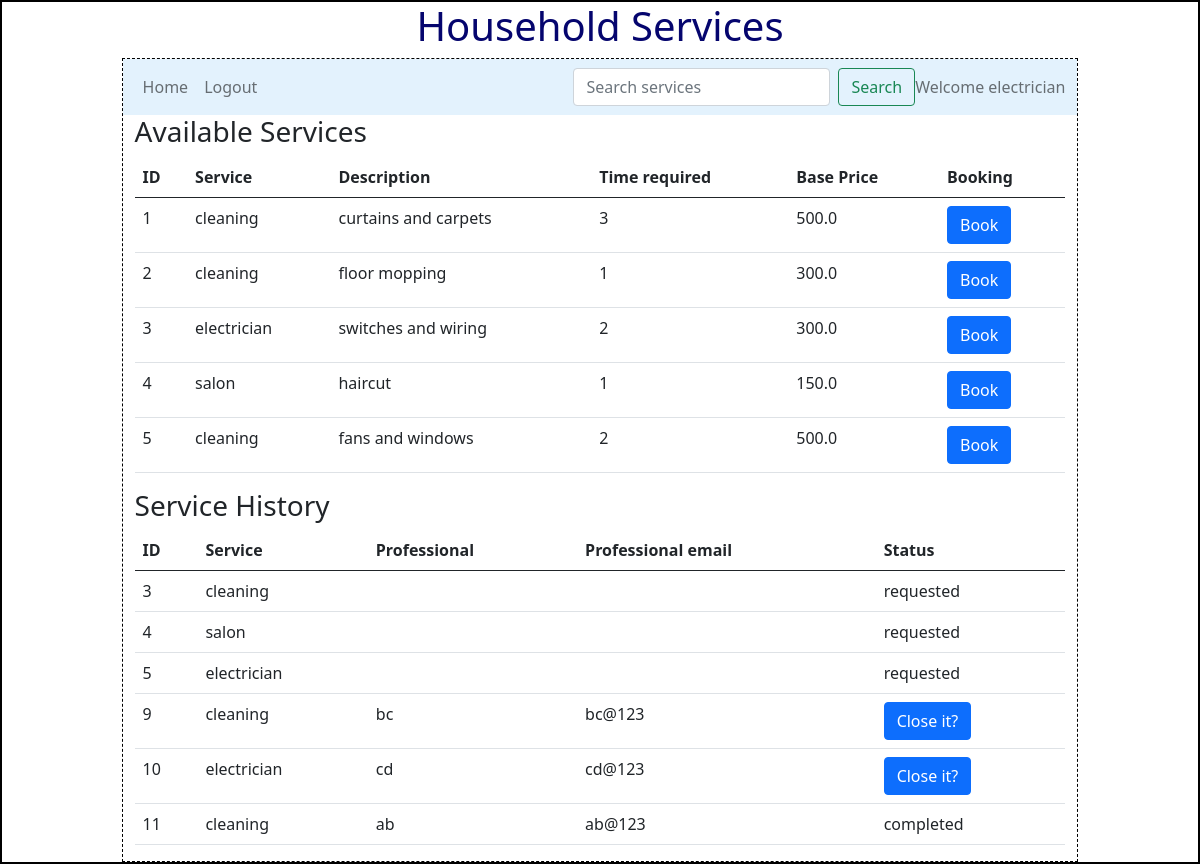
The page /customer/electrician/3 on the database its author committed.
### backend/models.py (models this page shows)
class Services(db.Model):
    __tablename__="services"
    service_id=db.Column(db.Integer,primary_key=True)
    name=db.Column(db.String,nullable=False)
    price=db.Column(db.Float,nullable=False)
    description=db.Column(db.String,unique=True,nullable=False)
    time_required=db.Column(db.Integer,nullable=False)
    service_professionals=db.relationship("Professional",cascade="all,delete",backref="services",lazy=True)
    service_service_requests=db.relationship("Service_requests",cascade="all,delete",backref="services",lazy=True)

class Service_requests(db.Model):
    __tablename__="service_requests"
    request_id=db.Column(db.Integer,primary_key=True)
    service_id=db.Column(db.Integer,db.ForeignKey("services.service_id"),nullable=False)
    customer_id=db.Column(db.Integer,db.ForeignKey("customer.customer_id"),nullable=False)
    professional_id=db.Column(db.Integer,db.ForeignKey("professional.professional_id"))
    date_requested=db.Column(db.DateTime,nullable=False)
    date_completed=db.Column(db.DateTime)
    status=db.Column(db.String,default="requested",nullable=False)
    rating=db.Column(db.Integer)
    remarks=db.Column(db.String)
    request_professional=db.relationship("Professional", backref="service_requests", lazy=True)
    request_customer=db.relationship("Customer",backref="service_requests",lazy=True)
    request_service=db.relationship("Services",backref="service_requests",lazy=True)

class Professional(db.Model):
    __tablename__="professional"
    professional_id=db.Column(db.Integer,primary_key=True)
    email=db.Column(db.String,db.ForeignKey("user.user_id"),nullable=False)
    full_name=db.Column(db.String,nullable=False)
    pin_code=db.Column(db.Integer,nullable=False)
    experience=db.Column(db.Integer,nullable=False)
    service_id=db.Column(db.Integer,db.ForeignKey("services.service_id"),nullable=False)
    count=db.Column(db.Integer,default=0,nullable=False)
    rating=db.Column(db.Integer)
    professional_requests=db.relationship("Service_requests",cascade="all,delete",backref="professional",lazy=True)
    professional_services = db.relationship("Services", backref="professional", lazy=True)

### backend/controllers.py (the view)
@app.route("/customer/<name>/<id>", methods=["GET", "POST"])
def customer_dashboard(name,id):
    services=get_services()
    customer_requests=get_customer_requests(id)
    return render_template("customer_dashboard.html",customer_requests=customer_requests,services=services,name=name,id=id)

### backend/controllers.py (called while the page is built)
def get_services():
    services=Services.query.all()
    return services

def get_customer_requests(id):
    customer_requests=Service_requests.query.filter_by(customer_id=id).all()
    return customer_requests

### templates/customer_dashboard.html
{%extends "customer_home_layout.html"%}
{%block content%}
<div class="container">
    <div><h3>Available Services</h3></div>
    {%if services%}
    <table class="table">
        <thead>
          <tr>
            <th scope="col">ID</th>
            <th scope="col">Service</th>
            <th scope="col">Description</th>
            <th scope="col">Time required</th>
            <th scope="col">Base Price</th>
            <th scope="col">Booking</th>
          </tr>
        </thead>
        <tbody>
            {%for service in services%}
          <tr>
            <td>{{service.service_id}}</td>
            <td>{{service.name}}</td>
            <td>{{service.description}}</td>
            <td>{{service.time_required}}</td>
            <td>{{service.price}}</td>
            <td><a class="btn btn-primary" href="/customer/{{name}}/{{id}}/{{service.service_id}}/book" type="button">Book</a></td>
          </tr>
          {%endfor%}
        </tbody>
      </table>
      {%else%}
      <div>No services available..</div>
      {%endif%}
  </div>
  <div class="container">
    <div><h3>Service History</h3></div>
    {%if customer_requests%}
    <table class="table">
      <thead>
        <tr>
          <th scope="col">ID</th>
          <th scope="col">Service</th>
          <th scope="col">Professional</th>
          <th scope="col">Professional email</th>
          <th scope="col">Status</th>
        </tr>
      </thead>
      <tbody>
        {%for request in customer_requests%}
        <tr>
          <td>{{request.request_id}}</td>
          <td>{{request.request_service.name}}</td>
          <td>{{request.request_professional.full_name}}</td>
          <td>{{request.request_professional.email}}</td>
          {%if request.status=="accepted"%}
          <td><a class="btn btn-primary" href="/customer/{{name}}/{{id}}/{{request.request_id}}/close" type="button">Close it?</a></td>
          {%else%}
          <td>{{request.status}}</td>
          {%endif%}
        </tr>
        {%endfor%}
      </tbody>
    </table>
    {%else%}
    <div>You have not used any services..</div>
    {%endif%}
  </div>
  {%endblock%}

### templates/customer_home_layout.html (shortened to what this page needs)
<!DOCTYPE html>
<html>
    <head>
        <link rel="stylesheet" href="/static/styles/main.css">
        <link href="https://cdn.jsdelivr.net/npm/bootstrap@5.0.2/dist/css/bootstrap.min.css" rel="stylesheet">
    </head>
    <body>
        <div class="my_container">
            <div class="center"><h1>Household Services</h1></div>
            <div class="my_panel">
                <nav class="navbar navbar-expand-lg navbar-light" style="background-color: #e3f2fd;">
                    <div class="container-fluid">
                      <div class="collapse navbar-collapse" id="navbarText">
                        <ul class="navbar-nav me-auto mb-2 mb-lg-0">
                          <li class="nav-item">
                            <a class="nav-link" href="/customer/{{name}}/{{id}}">Home</a>
                          </li>
                          <li class="nav-item">
                            <a class="nav-link" href="/login">Logout</a>
                          </li>
                        </ul>
                        <form class="d-flex" method="POST" action="/customer/{{name}}/{{id}}/search">
                          <input class="form-control me-2" type="search" placeholder="Search services" aria-label="Search" name="search_txt" id="search_txt">
                          <button class="btn btn-outline-success" type="submit">Search</button>
                        </form>
                        <span class="navbar-text">
                          <div>Welcome {{name}}</div>
                        </span>
                      </div>
                    </div>
                  </nav>
                  {%block content%}{%endblock%}
            </div>
        </div>
    </body>
</html>

### static/styles/main.css (style rules this page uses)
* { margin:0px; }
.my_container { border: 2px solid black; }
.my_panel { width: 80%; margin: auto; height: auto; border: 1px dashed black; }
.center { text-align: center; margin: auto; color: rgb(5,5,110) }

### rows shown on the page
Services: name "electrician", service_id "3", description "switches and wiring", time_required "2", price "300.0"
Services: service_id "1", name "cleaning", description "curtains and carpets", time_required "3", price "500.0"
Services: service_id "2", name "cleaning", description "floor mopping", time_required "1", price "300.0"
Services: service_id "4", name "salon", description "haircut", time_required "1", price "150.0"
Services: service_id "5", name "cleaning", description "fans and windows", time_required "2", price "500.0"
Service_requests: request_id "3", request_service.name "cleaning", status "requested"
Service_requests: request_id "4", request_service.name "salon", status "requested"
Service_requests: request_id "5", request_service.name "electrician", status "requested"
Service_requests: request_id "9", request_service.name "cleaning", request_professional.full_name "bc", request_professional.email "bc@123"
Service_requests: request_id "10", request_service.name "electrician", request_professional.full_name "cd", request_professional.email "cd@123"
Service_requests: request_id "11", request_service.name "cleaning", request_professional.full_name "ab", request_professional.email "ab@123", status "completed"
